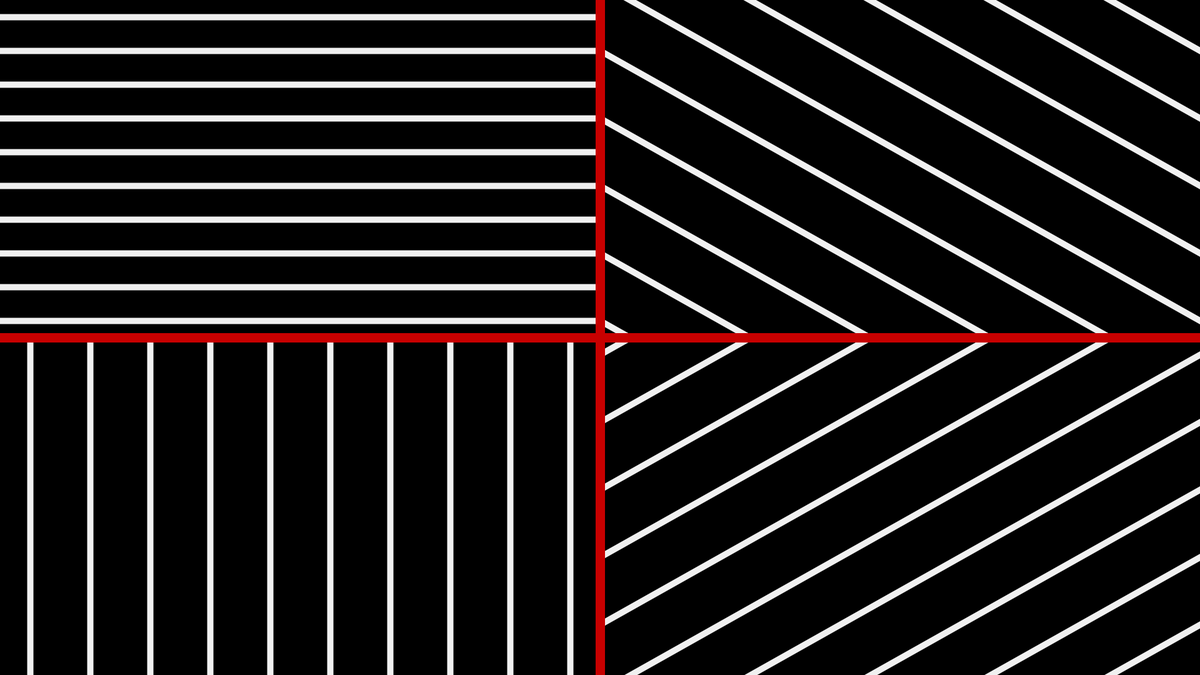
Frame 1 (no input)
Frame 60 (the mouse pressed at the canvas centre just before this capture): identical to frame 1, image omitted
Frame 120 (the mouse held since frame 60 and released just before this capture): identical to frame 1, image omitted

The Processing sketch that drew this single still picture (run headless with seeded random() and noise(); from frame 60 on, the mouse is pressed at the canvas centre):

// Processing sketch: solving_sol_17
// ── solving_sol_17.pde
//Solving sol prompt 2 of 2
//Wall Drawing #17 (1969)
//Four-part drawing with a different line direction in each part.

// my drawing is inspired by the solution for wall drawing 391 on the solving sol website

void setup(){
  size(1920,1080);
  int numlines = 10;
  int qx = width/40;          //starting x coordinate for lines on the left
  int qy = height/40;         //starting y coordinate for lines on the left
  int qx2 = (width/2) + qx;   //starting x coordinate for lines on right
  int qy2 = (height/2) + qy;  //starting y coordinate for lines on right
  
  background(0);              //black bg
  noFill(); 
  stroke(240);                //white lines
  strokeWeight(10);
  for(int i = 0; i < numlines; i++){ //first quadrant, horizontal lines
    line(0, qy, width/2, qy);
    qy += height/20 ;
  }
  qy = height/40;  //reset qy
  
  for(int i = 0; i < numlines; i++){ //second quadrant, vertical lines
    line(qx, height/2, qx, height);
    qx += width/20;
  }
  qx = width/40;  //reset qx
  
  for(int i = 0; i < numlines; i++){  //third quadrant. diagonal lines
     line(width/2, qy2, qx2, height/2);
    qx2 += width/10;
    qy2 += height/10;
  } 
  qx2 = (width/2) + qx;  //reset qx2
  qy2 = (height/2) - qy;  // sets up qy2 to work for 4th quadrant
  
  for(int i = 0; i < numlines; i++){  //fourth quadrant, diagonal lines in opposite orientation to lines in quadrant 3
     line(width/2, qy2, qx2, height/2);
     qx2 += width/10;
     qy2 -= height/10;
  }

  strokeWeight(15);
  stroke(200, 0, 0); //red dividers between quadrants, to clearly show 4 parts.
  line(0, height/2, width, height/2);
  line(width/2, 0, width/2, height);
}

void draw(){
}
